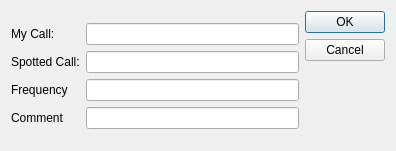
<?xml version="1.0" encoding="UTF-8"?>
<ui version="4.0">
 <class>spotsend</class>
 <widget class="QDialog" name="spotsend">
  <property name="geometry">
   <rect>
    <x>0</x>
    <y>0</y>
    <width>396</width>
    <height>151</height>
   </rect>
  </property>
  <property name="font">
   <font/>
  </property>
  <property name="windowTitle">
   <string>Send Spot</string>
  </property>
  <layout class="QGridLayout" name="gridLayout">
   <item row="0" column="1">
    <widget class="QDialogButtonBox" name="buttonBox">
     <property name="orientation">
      <enum>Qt::Vertical</enum>
     </property>
     <property name="standardButtons">
      <set>QDialogButtonBox::Cancel|QDialogButtonBox::Ok</set>
     </property>
    </widget>
   </item>
   <item row="0" column="0">
    <layout class="QFormLayout" name="formLayout">
     <property name="formAlignment">
      <set>Qt::AlignLeading|Qt::AlignLeft|Qt::AlignVCenter</set>
     </property>
     <item row="0" column="0">
      <widget class="QLabel" name="label">
       <property name="text">
        <string>My Call:</string>
       </property>
      </widget>
     </item>
     <item row="0" column="1">
      <widget class="QLineEdit" name="text_mycall">
       <property name="accessibleName">
        <string>Operator</string>
       </property>
       <property name="accessibleDescription">
        <string>Callsign of current operator.</string>
       </property>
       <property name="readOnly">
        <bool>true</bool>
       </property>
      </widget>
     </item>
     <item row="1" column="1">
      <widget class="QLineEdit" name="text_dx"/>
     </item>
     <item row="1" column="0">
      <widget class="QLabel" name="label_2">
       <property name="text">
        <string>Spotted Call:</string>
       </property>
      </widget>
     </item>
     <item row="2" column="1">
      <widget class="QLineEdit" name="text_freq"/>
     </item>
     <item row="2" column="0">
      <widget class="QLabel" name="label_3">
       <property name="text">
        <string>Frequency</string>
       </property>
      </widget>
     </item>
     <item row="3" column="1">
      <widget class="QLineEdit" name="text_comment"/>
     </item>
     <item row="3" column="0">
      <widget class="QLabel" name="label_4">
       <property name="text">
        <string>Comment</string>
       </property>
      </widget>
     </item>
    </layout>
   </item>
  </layout>
 </widget>
 <resources/>
 <connections>
  <connection>
   <sender>buttonBox</sender>
   <signal>accepted()</signal>
   <receiver>spotsend</receiver>
   <slot>accept()</slot>
   <hints>
    <hint type="sourcelabel">
     <x>248</x>
     <y>254</y>
    </hint>
    <hint type="destinationlabel">
     <x>157</x>
     <y>274</y>
    </hint>
   </hints>
  </connection>
  <connection>
   <sender>buttonBox</sender>
   <signal>rejected()</signal>
   <receiver>spotsend</receiver>
   <slot>reject()</slot>
   <hints>
    <hint type="sourcelabel">
     <x>316</x>
     <y>260</y>
    </hint>
    <hint type="destinationlabel">
     <x>286</x>
     <y>274</y>
    </hint>
   </hints>
  </connection>
 </connections>
</ui>
